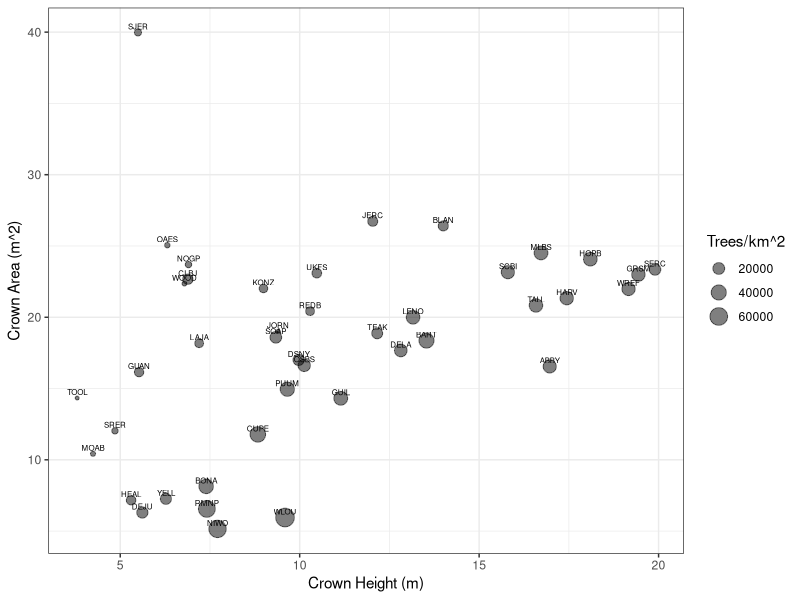
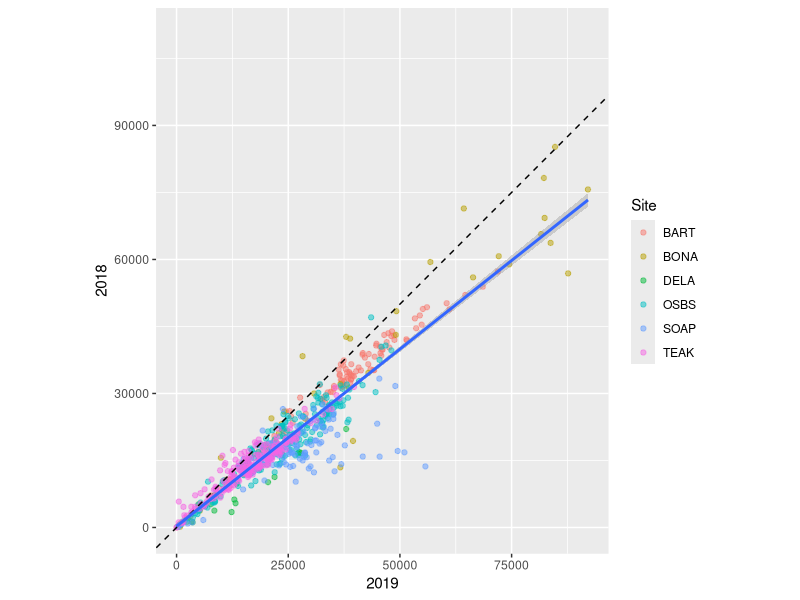
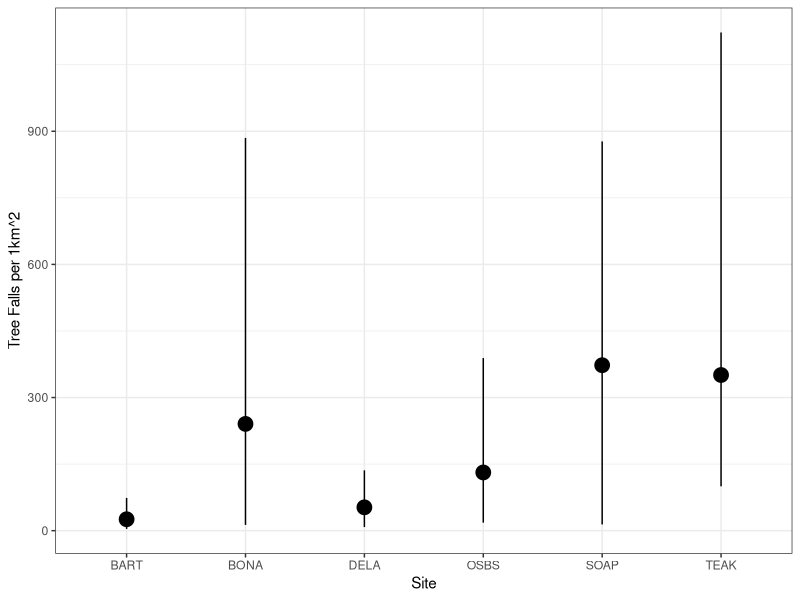
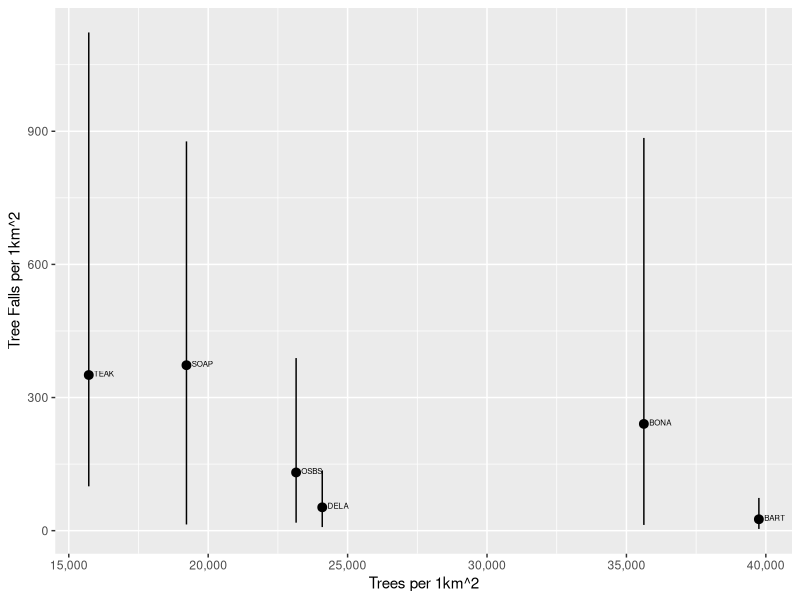
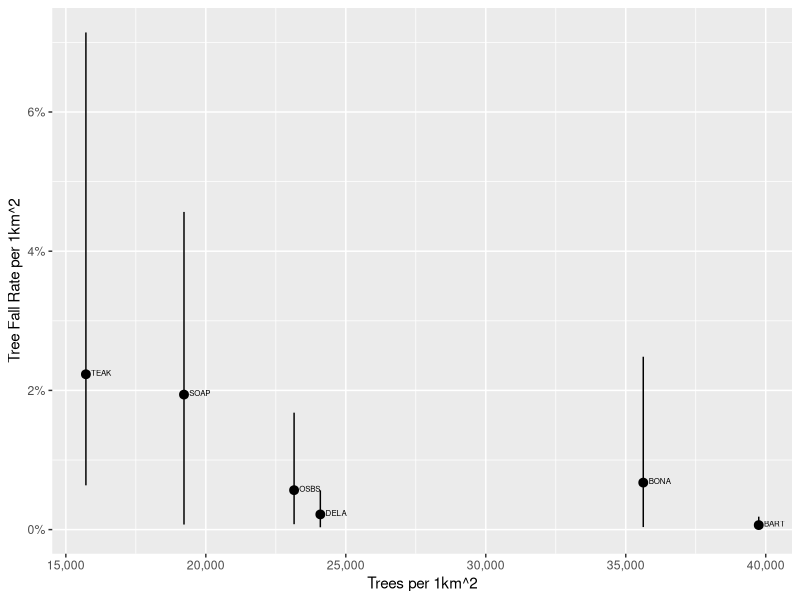
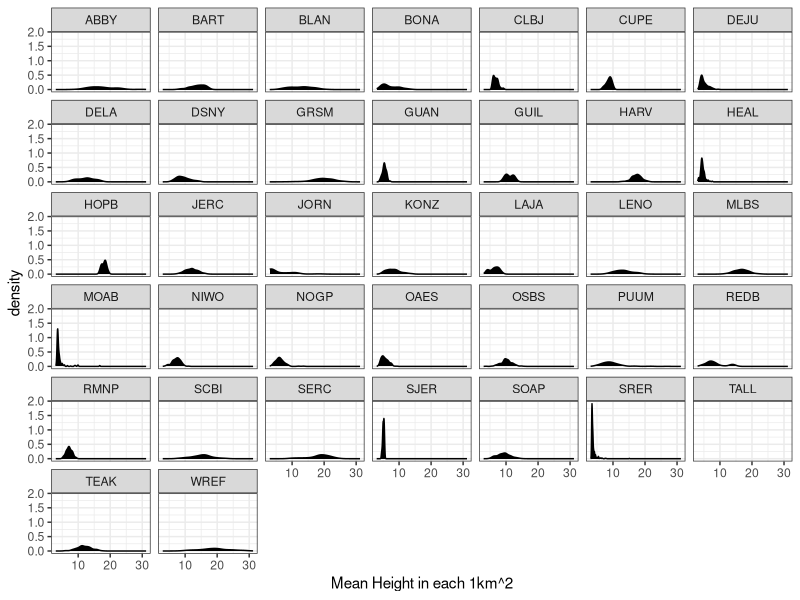
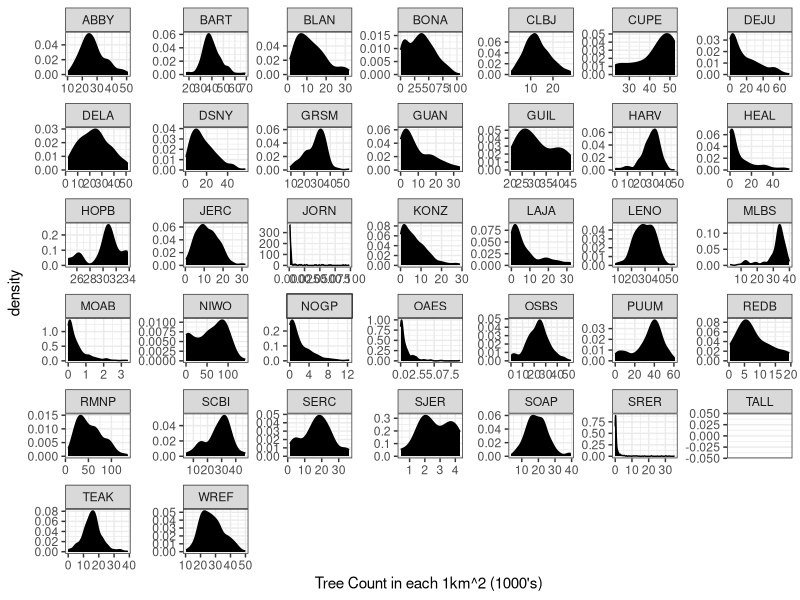
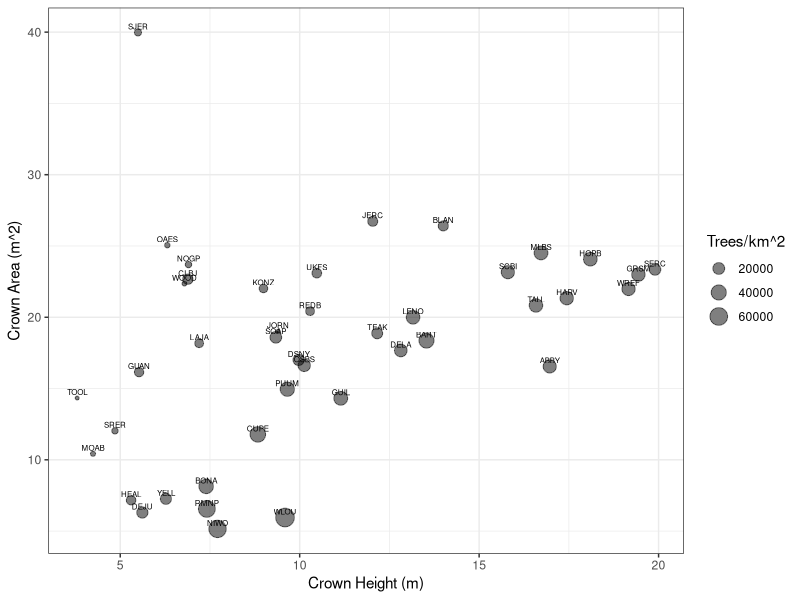

These figures' R source, in order:
## ---- chunk 1
library(raster)
library(dplyr)
library(ggplot2)
library(scales)
library(tidyr)
library(stringr)
## ---- chunk 2
df<-read.csv("averages.csv",row.names =1)
counts<-read.csv("counts.csv")
colnames(counts)<-c("Site","geo_index","Year","n")
## ---- chunk 3
ggplot(df,aes(x=height_mean,y=area_mean,size=n)) + geom_point(alpha=0.5) + labs(x="Crown Height (m)",y="Crown Area (m^2)",size="Trees/km^2") + geom_text(aes(label=Site),size=2,hjust=0.5,vjust=-0.5) + theme_bw()
ggsave("Attributes.png",height=4,width=7)
ggsave("Attributes.svg", height=4,width=7)
## ---- chunk 4
counts %>% spread(Year,n) %>% ggplot(.,aes(x=`2019`,y=`2018`)) + geom_point(aes(col=Site),alpha=0.5) + geom_abline(linetype="dashed") + coord_equal() + stat_smooth(method="lm")
## ---- chunk 5
treedf<-read.csv("treefall.csv",row.names= 1)
ggplot(treedf,aes(x=Site,y=mean,ymin=lower,ymax=upper)) + geom_pointrange(size=1) + theme_bw() + labs(y="Tree Falls per 1km^2")
ggsave("TreeFalls.png",height=4,width=6)

treedf %>% inner_join(df[,c("Site","n")]) %>% ggplot(.,aes(x=n,y=mean,ymin=lower,ymax=upper)) + geom_pointrange() + geom_text(aes(label=Site),vjust=0.25,hjust=-0.25,size=2) + labs(x="Trees per 1km^2",y="Tree Falls per 1km^2") + scale_x_continuous(label=comma)
ggsave("TreeFallsRate.png",height=4,width=6)
## ---- chunk 6
treedf %>% inner_join(df[,c("Site","n")]) %>% ggplot(.,aes(x=n,y=mean/n,ymin=lower/n,ymax=upper/n)) + geom_pointrange() + geom_text(aes(label=Site),vjust=0.25,hjust=-0.25,size=2) + labs(x="Trees per 1km^2",y="Tree Fall Rate per 1km^2") + scale_x_continuous(label=comma) + scale_y_continuous(labels = percent)
ggsave("TreeFallsRate_km.png",height=4,width=6)
## ---- chunk 7
df<-read.csv("tile_averages.csv",row.names = 1)
colnames(df)[colnames(df) %in% "X0"]<-"count"

ggplot(df,aes(x=height_mean)) + geom_density(fill="black") + facet_wrap(~Site) + theme_bw() + labs(x="Mean Height in each 1km^2")
## ---- chunk 8
ggplot(df,aes(x=count/1000)) + geom_density(fill="black") + facet_wrap(~Site,scales="free") + theme_bw() + labs(x="Tree Count in each 1km^2 (1000's)") 
